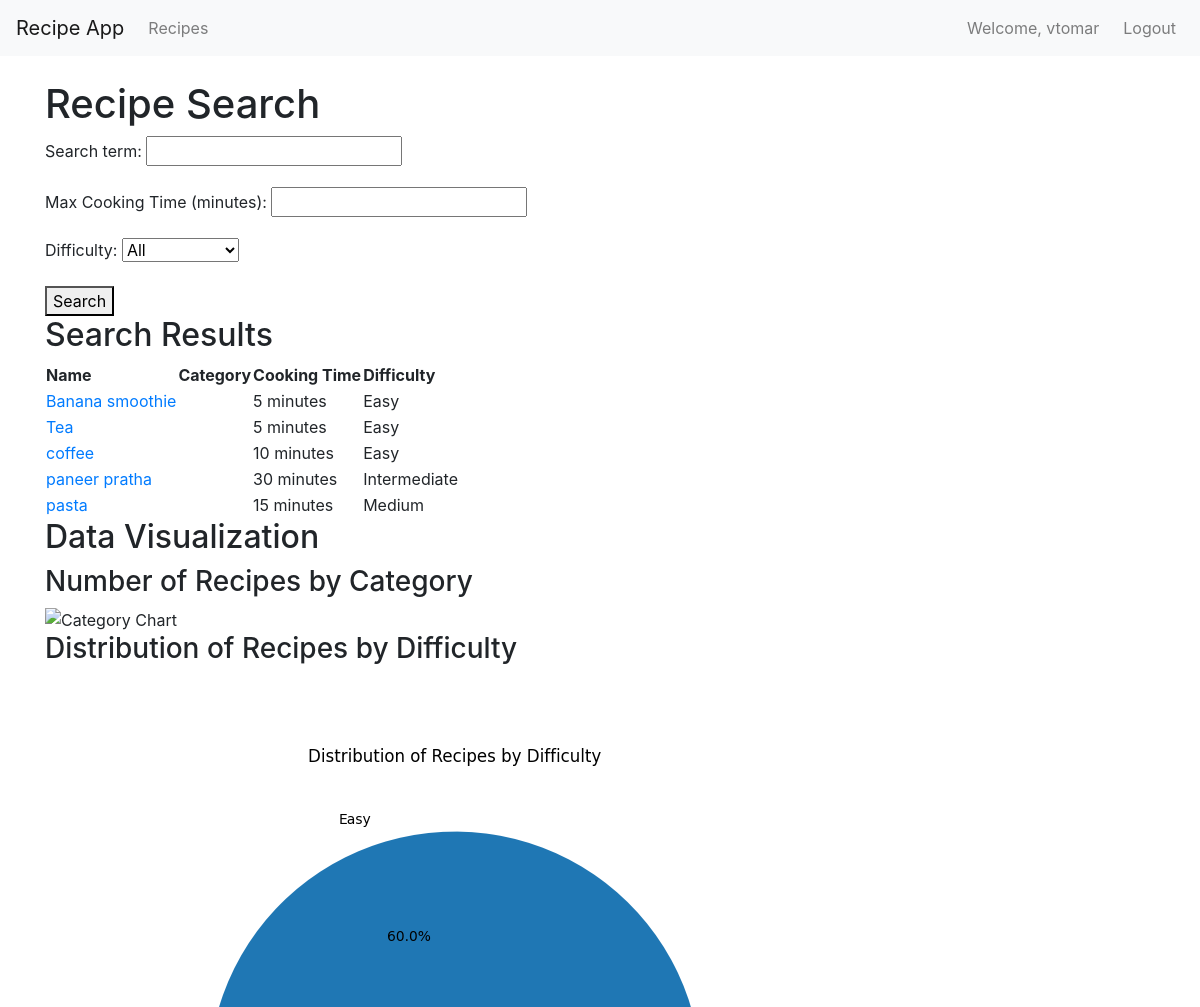
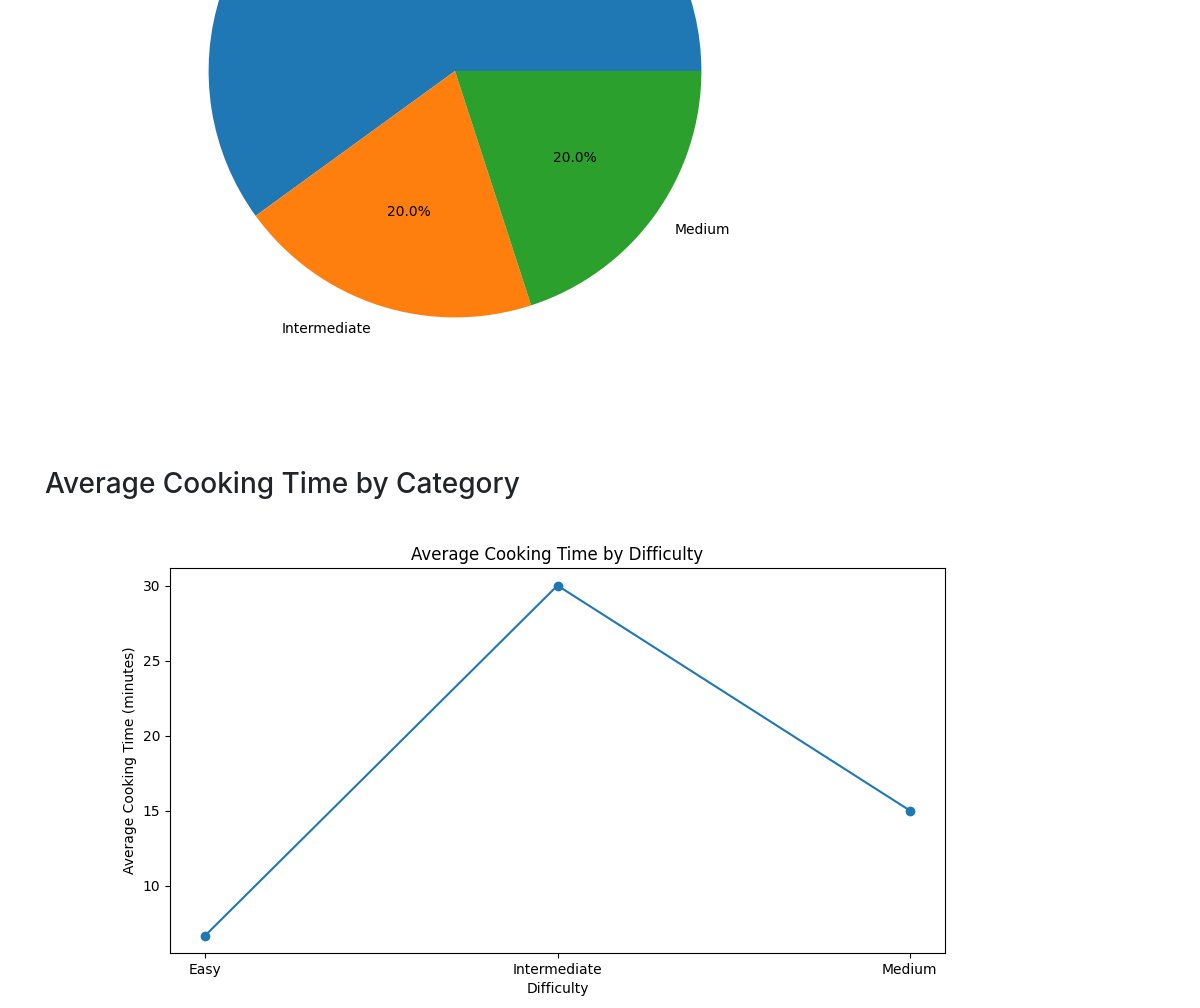
The app's page /search/ (signed in) with its own data (2 pictures, top to bottom).
### recipes/models.py (models this page shows, shortened)
class Recipe(models.Model):
    DIFFICULTY_CHOICES = [
        ('Easy', 'Easy'),
        ('Medium', 'Medium'),
        ('Intermediate', 'Intermediate'),
        ('Hard', 'Hard'),
    ]
    id = models.UUIDField(primary_key=True, default=uuid.uuid4, editable=False)
    name = models.CharField(max_length=100)
    ingredients = models.TextField()
    cooking_time = models.PositiveIntegerField(help_text="in minutes")
    instructions = models.TextField(default="No instructions provided.")
    image = models.ImageField(upload_to='recipe_images/', default='default_recipe.jpg')
    difficulty = models.CharField(max_length=20, choices=DIFFICULTY_CHOICES, default='Easy')
    author = models.ForeignKey(User, on_delete=models.SET_NULL, null=True, blank=True)
    class Meta:
        ordering = ['name']

### recipes/views.py (the view)
# urls.py: path('search/', views.recipe_search, name='recipe_search'),
@login_required(login_url='recipes:login')
def recipe_search(request):
    form = RecipeSearchForm(request.GET)
    results = Recipe.objects.all()
    if form.is_valid():
        search_term = form.cleaned_data.get('search_term')
        cooking_time = form.cleaned_data.get('cooking_time')
        difficulty = form.cleaned_data.get('difficulty')
        if search_term:
            results = results.filter(
                Q(name__icontains=search_term) |
                Q(ingredients__icontains=search_term) |
                Q(instructions__icontains=search_term)
            )
        if cooking_time:
            results = results.filter(cooking_time__lte=cooking_time)
        if difficulty:
            results = results.filter(difficulty=difficulty)
    difficulty_chart = generate_difficulty_chart()
    cooking_time_chart = generate_cooking_time_chart()
    context = {
        'form': form,
        'results': results,
        'difficulty_chart': difficulty_chart,
        'cooking_time_chart': cooking_time_chart,
    }
    return render(request, 'recipes/recipe_search.html', context)

### recipes/forms.py
class RecipeSearchForm(forms.Form):
    search_term = forms.CharField(required=False)
    cooking_time = forms.IntegerField(required=False, min_value=0, label="Max Cooking Time (minutes)")
    difficulty = forms.ChoiceField(choices=[('', 'All')] + Recipe.DIFFICULTY_CHOICES, required=False)

### recipes/views.py (called while the page is built)
def generate_difficulty_chart():
    difficulties = Recipe.objects.values('difficulty').annotate(count=Count('id'))
    plt.figure(figsize=(8, 8))
    plt.pie([diff['count'] for diff in difficulties], labels=[diff['difficulty'] for diff in difficulties], autopct='%1.1f%%')
    plt.title('Distribution of Recipes by Difficulty')
    buffer = io.BytesIO()
    plt.savefig(buffer, format='png')
    buffer.seek(0)
    image_png = buffer.getvalue()
    buffer.close()
    graphic = base64.b64encode(image_png)
    graphic = graphic.decode('utf-8')
    plt.close()
    return graphic

def generate_cooking_time_chart():
    avg_cooking_times = Recipe.objects.values('difficulty').annotate(avg_time=Avg('cooking_time')).order_by('difficulty')
    plt.figure(figsize=(10, 5))
    plt.plot([diff['difficulty'] for diff in avg_cooking_times], [diff['avg_time'] for diff in avg_cooking_times], marker='o')
    plt.title('Average Cooking Time by Difficulty')
    plt.xlabel('Difficulty')
    plt.ylabel('Average Cooking Time (minutes)')
    buffer = io.BytesIO()
    plt.savefig(buffer, format='png')
    buffer.seek(0)
    image_png = buffer.getvalue()
    buffer.close()
    graphic = base64.b64encode(image_png)
    graphic = graphic.decode('utf-8')
    plt.close()
    return graphic

### recipe_project/recipes/templates/recipes/recipe_search.html (shortened to what this page needs)
{% extends 'base.html' %}
{% block content %}
<h1>Recipe Search</h1>
<form method="get">
    {{ form.as_p }}
    <button type="submit">Search</button>
</form>
{% if results %}
<h2>Search Results</h2>
<table>
    <thead>
        <tr>
            <th>Name</th>
            <th>Category</th>
            <th>Cooking Time</th>
            <th>Difficulty</th>
        </tr>
    </thead>
    <tbody>
        {% for recipe in results %}
        <tr>
            <td><a href="{% url 'recipes:recipe_detail' recipe.id %}">{{ recipe.name }}</a></td>
            <td>{{ recipe.category }}</td>
            <td>{{ recipe.cooking_time }} minutes</td>
            <td>{{ recipe.difficulty }}</td>
        </tr>
        {% endfor %}
    </tbody>
</table>
{% else %}
<p>No results found.</p>
{% endif %}
<h2>Data Visualization</h2>
<h3>Number of Recipes by Category</h3>
<img alt="Category Chart">
<h3>Distribution of Recipes by Difficulty</h3>
<img alt="Difficulty Chart">
<h3>Average Cooking Time by Category</h3>
<img alt="Cooking Time Chart">
{% endblock %}

### templates/base.html (shortened to what this page needs)
<!DOCTYPE html>
<html lang="en">
<head>
    <link rel="stylesheet" href="https://stackpath.bootstrapcdn.com/bootstrap/4.5.2/css/bootstrap.min.css">
</head>
<body>
    <nav class="navbar navbar-expand-lg navbar-light bg-light">
        <a class="navbar-brand" href="{% url 'recipes:home' %}">Recipe App</a>
        <div class="collapse navbar-collapse" id="navbarNav">
            <ul class="navbar-nav mr-auto">
                <li class="nav-item">
                    <a class="nav-link" href="{% url 'recipes:recipe_list' %}">Recipes</a>
                </li>
            </ul>
            <ul class="navbar-nav">
                {% if user.is_authenticated %}
                    <li class="nav-item">
                        <span class="navbar-text mr-3">Welcome, {{ user.username }}</span>
                    </li>
                    <li class="nav-item">
                        <a class="nav-link" href="{% url 'recipes:logout' %}">Logout</a>
                    </li>
                {% else %}
                    <li class="nav-item">
                        <a class="nav-link" href="{% url 'recipes:login' %}">Login</a>
                    </li>
                {% endif %}
            </ul>
        </div>
    </nav>
    <div class="container mt-4">
        {% block content %}
        {% endblock %}
    </div>
</body>
</html>

### records on screen
Recipe: name "Banana smoothie", cooking_time "5", difficulty "Easy"
Recipe: name "Tea", cooking_time "5", difficulty "Easy"
Recipe: name "coffee", cooking_time "10", difficulty "Easy"
Recipe: name "paneer pratha", cooking_time "30", difficulty "Intermediate"
Recipe: name "pasta", cooking_time "15", difficulty "Medium"

### other values on screen
{{ user.username }} "vtomar"
